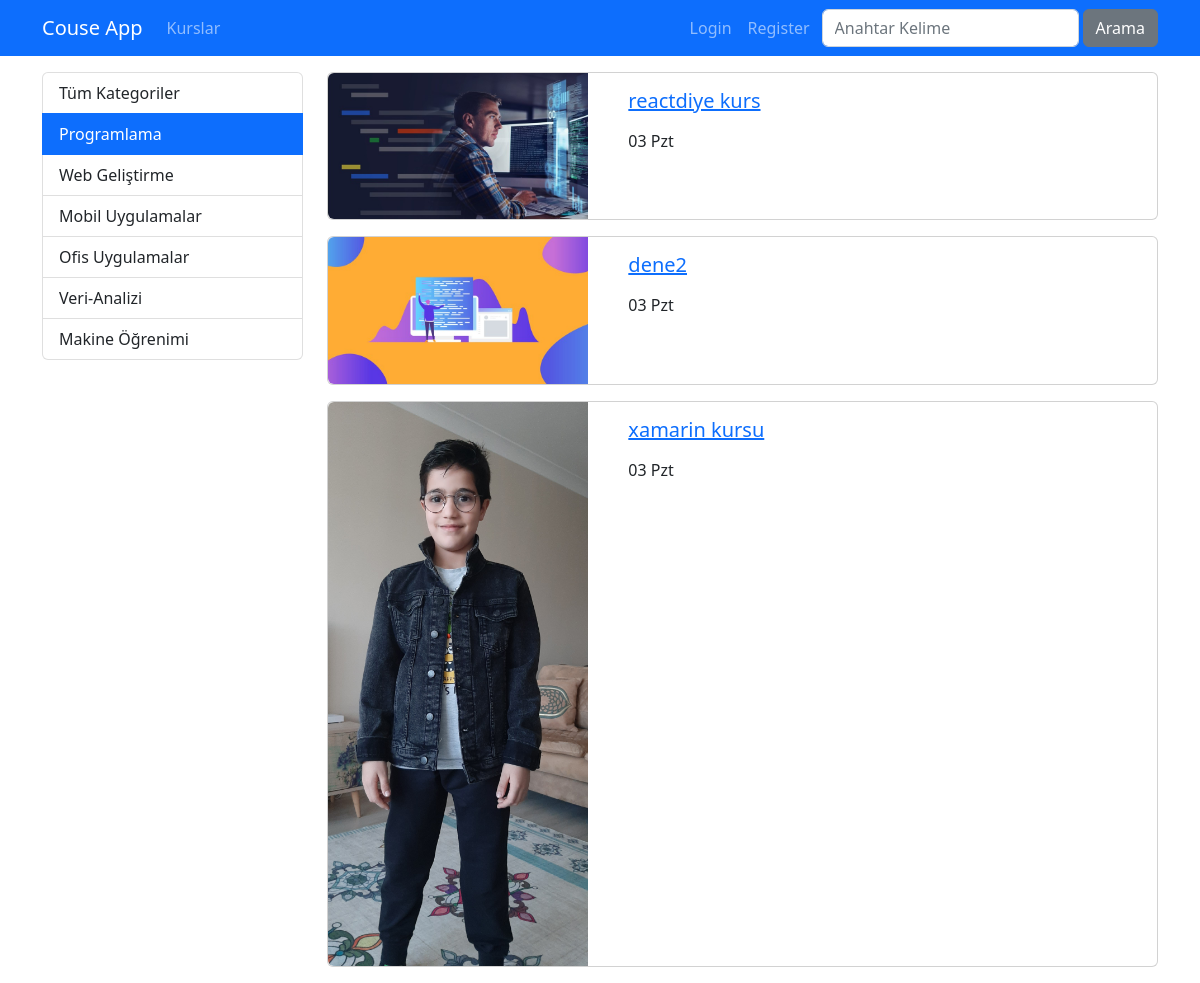
/kurslar/kategori/Programlama, run on the app's committed database.
### courses/models.py (models this page shows, shortened)
class Category(models.Model):
    name = models.CharField(max_length=40)
    slug = models.SlugField(default="", null=False,unique=True,db_index=True,max_length=50)

class Course(models.Model):
    title = models.CharField(max_length=50)
    subtitle = models.CharField(max_length=100, default="")
    description = RichTextField()
    image = models.ImageField(upload_to="images", default="")
    date= models.DateField(auto_now=True)
    isActive = models.BooleanField(default=False)
    isHome = models.BooleanField(default=False)
    slug = models.SlugField(default="",blank=True, null=False, unique=True, db_index=True)
    category = models.ForeignKey(Category,default=1,on_delete=models.CASCADE)

### courses/views.py (the view)
# urls.py: path('kategori/<slug:slug>' , views.getCoursesByCategory , name='courses_by_category'),
def getCoursesByCategory(request , slug):
    kurslar = Course.objects.filter(category__slug=slug , isActive=True).order_by("date")
    kategoriler = Category.objects.all()
    paginator = Paginator(kurslar, 3)
    page = request.GET.get('page', 1)
    page_obj = paginator.page(page)
    print(page_obj.paginator.count)
    print(page_obj.paginator.num_pages)
    return render(request , 'courses/list.html' , {
        'categories': kategoriler,
        'page_obj': page_obj,
        'secilikategori': slug
    })

### courses/templates/courses/list.html (shortened to what this page needs)
{% extends 'layout.html' %}
{% load static %}
{% block content %}
    <div class="container mt-3">
        <div class="row">
            <div class="col-3">
                {% include 'courses/partials/_categories.html' %}
            </div>
            <div class="col-9">
                {% include 'courses/partials/_pagination.html' %}
            </div>
        </div>
    </div>
{% endblock content %}

### courses/templates/courses/partials/_categories.html
<div class="list-group">
    <a href="/kurslar" class="list-group-item list-group-item-action">Tüm Kategoriler</a>
    {% for category in categories %}
        <a href="{% url 'courses_by_category' category.slug %}"
        class="list-group-item list-group-item-action {% if secilikategori == category.slug %}active{% endif %}">
        {{category.name|title}}
    </a>
    {% endfor %}
    </div>

### courses/templates/courses/partials/_course.html (shortened to what this page needs)
{% load static %}
<div class="card mb-3">
    <div class="row">
        <div class="col-4">
            <img class="img-fluid rounded-start" src="{{ course.image.url }}" alt="{{course.title}}">
        </div>
        <div class="col-8">
            <div class="card-body">
                <h5 class="card-title">
                    <a href="{% url 'course_details' course.slug %}">
                        {{course.title}}
                    </a>
                </h5>
                <p> {{course.date|date:'d D'}} </p>
            </div>
        </div>
    </div>
</div>

### data on the page
Category: name "Programlama"
Category: name "Web Geliştirme"
Category: name "Mobil Uygulamalar"
Category: name "Ofis Uygulamalar"
Category: name "Veri-Analizi"
Category: name "Makine Öğrenimi"
Course: image (picture), title "reactdiye kurs", date "03 Pzt"
Course: image (picture), title "dene2", date "03 Pzt"
Course: image (picture), title "xamarin kursu", date "03 Pzt"
